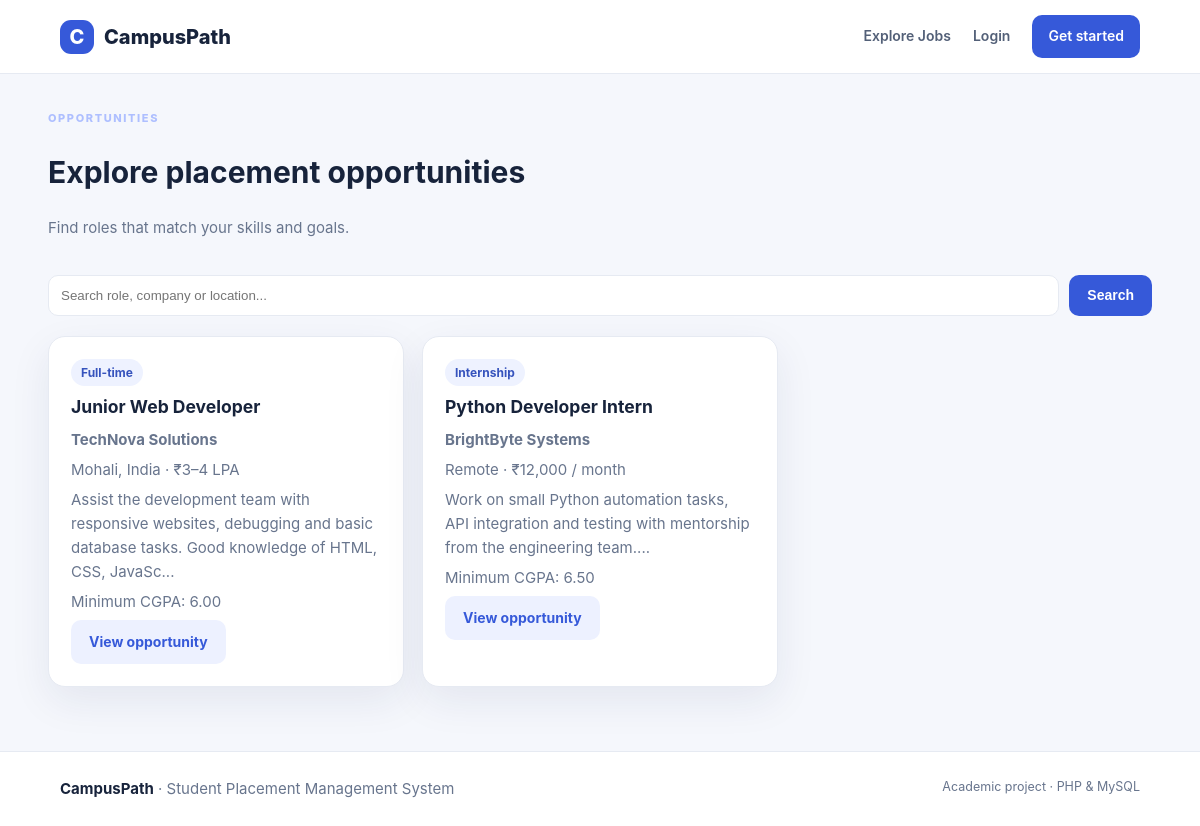
/jobs.php, run on the app's committed database.
### tables this page shows
CREATE TABLE jobs (
 id INT AUTO_INCREMENT PRIMARY KEY,
 company_id INT NOT NULL,
 title VARCHAR(150) NOT NULL,
 description TEXT NOT NULL,
 location VARCHAR(120) DEFAULT NULL,
 job_type ENUM('Full-time','Internship','Part-time') DEFAULT 'Full-time',
 salary VARCHAR(100) DEFAULT NULL,
 min_cgpa DECIMAL(4,2) NOT NULL DEFAULT 0,
 deadline DATE DEFAULT NULL,
 status ENUM('Open','Closed') NOT NULL DEFAULT 'Open',
 created_at TIMESTAMP DEFAULT CURRENT_TIMESTAMP,
 CONSTRAINT fk_jobs_company FOREIGN KEY(company_id) REFERENCES companies(id) ON DELETE CASCADE
);

CREATE TABLE companies (
 id INT AUTO_INCREMENT PRIMARY KEY,
 name VARCHAR(150) NOT NULL,
 website VARCHAR(255) DEFAULT NULL,
 description TEXT DEFAULT NULL,
 created_at TIMESTAMP DEFAULT CURRENT_TIMESTAMP
);

### config.php (called while the page is built, shortened)
<?php
function e(?string $value): string {
    return htmlspecialchars($value ?? '', ENT_QUOTES, 'UTF-8');
}
function is_logged_in(): bool {
    return isset($_SESSION['user_id']);
}

### jobs.php (the view, shortened to what this page needs)
<?php
require_once 'config.php';
$q=trim($_GET['q']??'');
$sql="SELECT j.*,c.name company_name FROM jobs j JOIN companies c ON c.id=j.company_id WHERE j.status='Open'";
$params=[];if($q!==''){$sql.=" AND (j.title LIKE ? OR c.name LIKE ? OR j.location LIKE ?)";$like='%'.$q.'%';$params=[$like,$like,$like];}
$sql.=" ORDER BY j.created_at DESC";$stmt=$pdo->prepare($sql);$stmt->execute($params);$jobs=$stmt->fetchAll();
$pageTitle='Explore jobs';require 'includes/header.php';
?>
<div class="section-head"><div><div class="eyebrow">Opportunities</div><h1>Explore placement opportunities</h1><p class="sub">Find roles that match your skills and goals.</p></div></div>
<form class="searchbar" method="get"><input name="q" placeholder="Search role, company or location..." value="<?=e($q)?>"><button class="btn">Search</button></form>
<div class="grid"><?php foreach($jobs as $job):?><article class="card"><span class="tag"><?=e($job['job_type'])?></span><h3><?=e($job['title'])?></h3><p><strong><?=e($job['company_name'])?></strong></p><p><?=e($job['location'])?> · <?=e($job['salary']?:'Salary not disclosed')?></p><p><?=e(substr($job['description'],0,125))?>...</p><p class="sub">Minimum CGPA: <?=e((string)$job['min_cgpa'])?></p><a class="btn secondary" href="job.php?id=<?=$job['id']?>">View opportunity</a></article><?php endforeach;?></div>
<?php require 'includes/footer.php'; ?>

### header.php (shortened to what this page needs)
<!doctype html>
<html lang="en">
<head>
  <link rel="stylesheet" href="assets/style.css">
</head>
<body>
<header class="topbar">
  <a class="brand" href="index.php"><span class="brand-mark">C</span> CampusPath</a>
  <nav>
    <a href="jobs.php">Explore Jobs</a>
    <?php if (is_logged_in()): ?>
      <a class="nav-cta" href="logout.php">Logout</a>
    <?php else: ?>
      <a href="login.php">Login</a><a class="nav-cta" href="register.php">Get started</a>
    <?php endif; ?>
  </nav>
</header>
<main class="container">

### footer.php (shortened to what this page needs)
</main>
<footer class="footer">
  <div><strong>CampusPath</strong><span> · Student Placement Management System</span></div>
  <small>Academic project · PHP & MySQL</small>
</footer>
</body>
</html>

### style.css (style rules this page uses)
:root { --ink:#17233b;--muted:#68758d;--primary:#3659d9;--primary2:#243fa8;--line:#e6eaf2;--surface:#fff;--bg:#f5f7fc;--green:#16845b;--red:#bd3c4a;--shadow:0 14px 40px rgba(25,42,85,.08) }
* { box-sizing:border-box }
body { margin:0;background:var(--bg);color:var(--ink);font:15px/1.6 Inter,ui-sans-serif,system-ui,-apple-system,Segoe UI,sans-serif }
a { color:var(--primary);text-decoration:none }
.topbar { height:74px;background:#fff;border-bottom:1px solid var(--line);display:flex;align-items:center;justify-content:space-between;padding:0 max(5vw,22px);position:sticky;top:0;z-index:5 }
.brand { font-weight:800;font-size:20px;color:var(--ink);display:flex;align-items:center;gap:10px }
.brand-mark { width:34px;height:34px;border-radius:11px;background:var(--primary);color:#fff;display:grid;place-items:center }
.topbar nav { display:flex;align-items:center;gap:22px }
.topbar nav a { color:#536078;font-weight:600;font-size:14px }
.topbar nav .nav-cta { background:var(--primary);color:#fff;padding:10px 16px;border-radius:10px }
.container { width:min(1120px,92%);margin:34px auto 64px;min-height:65vh }
.eyebrow { text-transform:uppercase;letter-spacing:1.6px;font-size:11px;font-weight:800;color:#aebfff }
.btn { display:inline-flex;align-items:center;justify-content:center;border:0;border-radius:10px;background:var(--primary);color:white;padding:11px 18px;font-weight:700;cursor:pointer;font-size:14px }
.btn.secondary { background:#edf1ff;color:var(--primary) }
.section-head { display:flex;align-items:end;justify-content:space-between;margin:36px 0 18px }
.muted,.sub { color:var(--muted) }
.grid { display:grid;grid-template-columns:repeat(3,1fr);gap:18px }
.card,.panel,.form-card,.stat { background:var(--surface);border:1px solid var(--line);border-radius:17px;padding:22px;box-shadow:var(--shadow) }
.card h3 { margin:7px 0 }
.card p { color:var(--muted);margin:6px 0 }
.tag { display:inline-block;background:#eef2ff;color:#3653bd;border-radius:30px;padding:4px 10px;font-size:12px;font-weight:700 }
.footer { border-top:1px solid var(--line);padding:25px 5vw;display:flex;justify-content:space-between;color:var(--muted);background:#fff }
.footer strong { color:var(--ink) }
.searchbar { display:flex;gap:10px;margin:20px 0 }
.searchbar input { flex:1;padding:12px;border:1px solid var(--line);border-radius:10px }

### data on the page
jobs: job_type "Full-time", title "Junior Web Developer", company.name "TechNova Solutions", location "Mohali, India", salary "₹3–4 LPA", description "Assist the development team with responsive websites, debugging and basic database tasks. Good knowledge of HTML, CSS, JavaSc", min_cgpa "6.00"
jobs: job_type "Internship", title "Python Developer Intern", company.name "BrightByte Systems", location "Remote", salary "₹12,000 / month", description "Work on small Python automation tasks, API integration and testing with mentorship from the engineering team.", min_cgpa "6.50"
